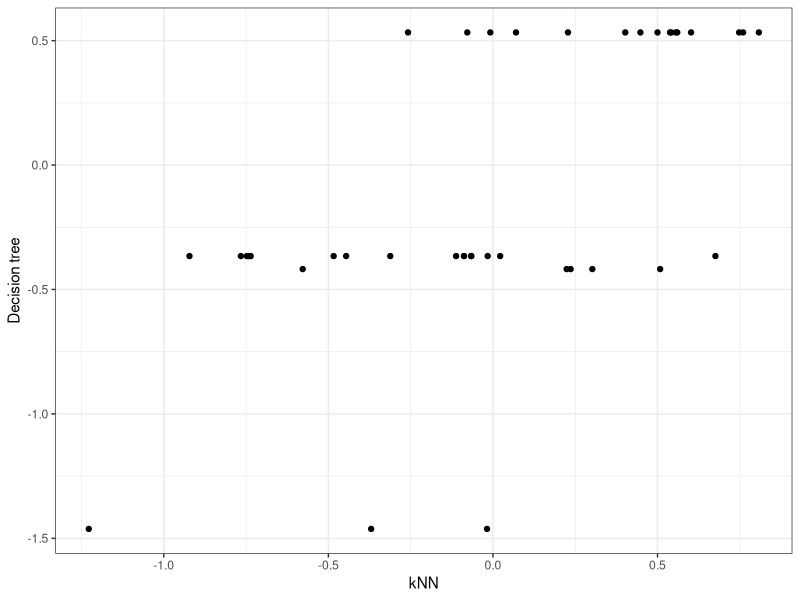
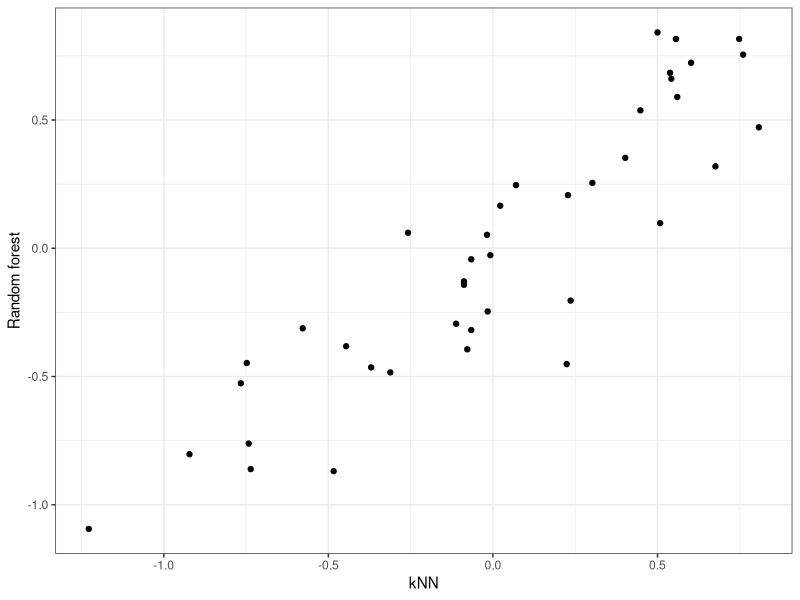
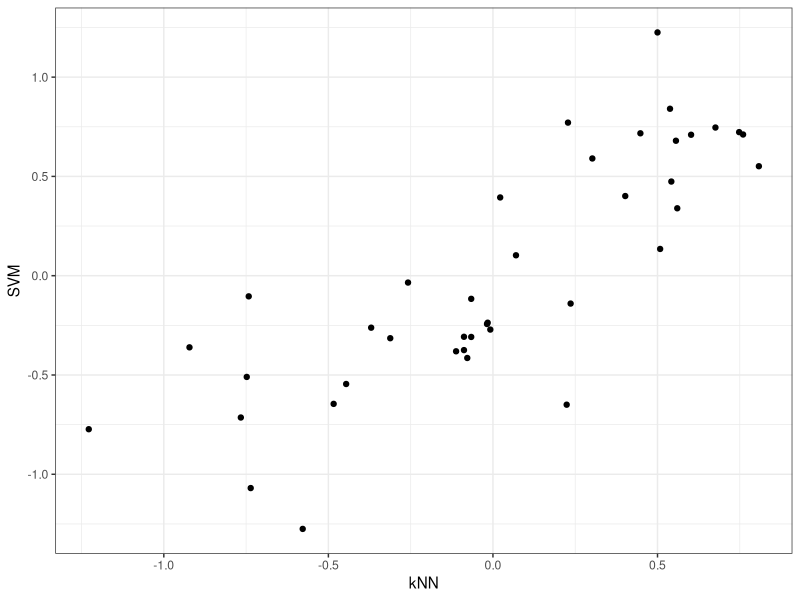
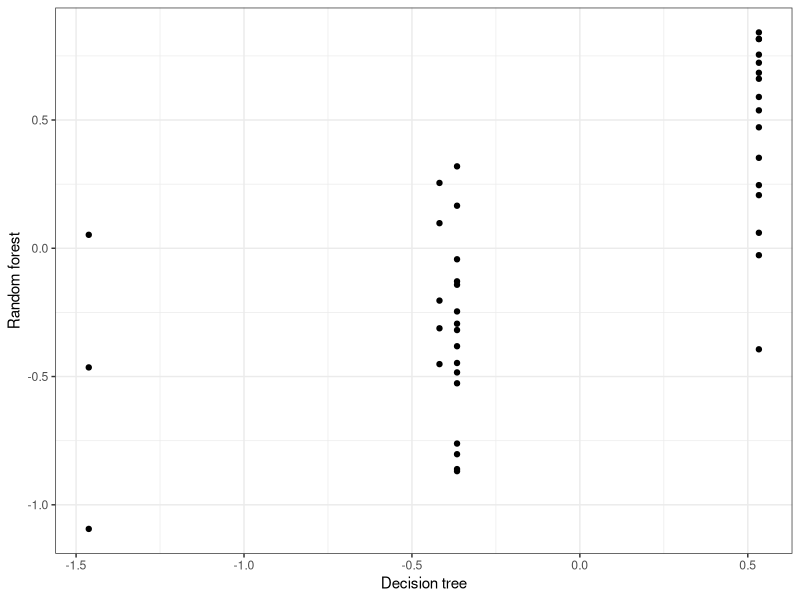
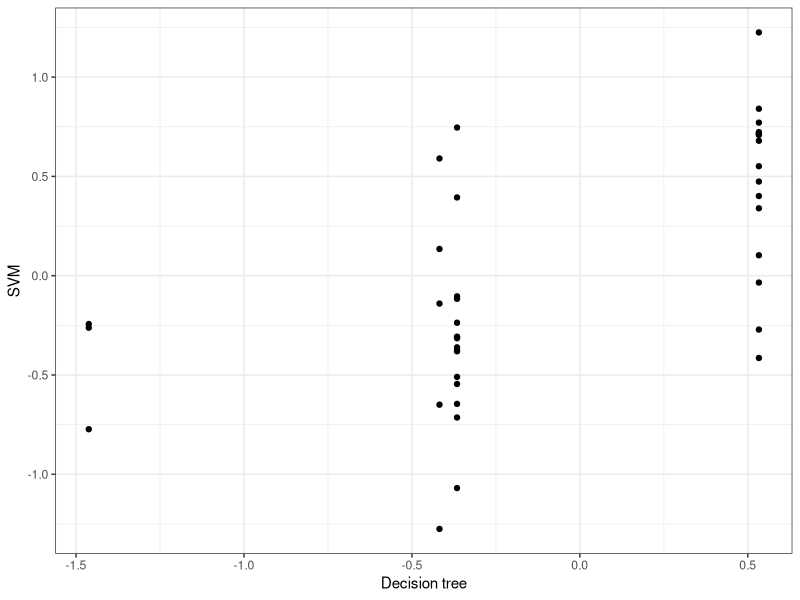
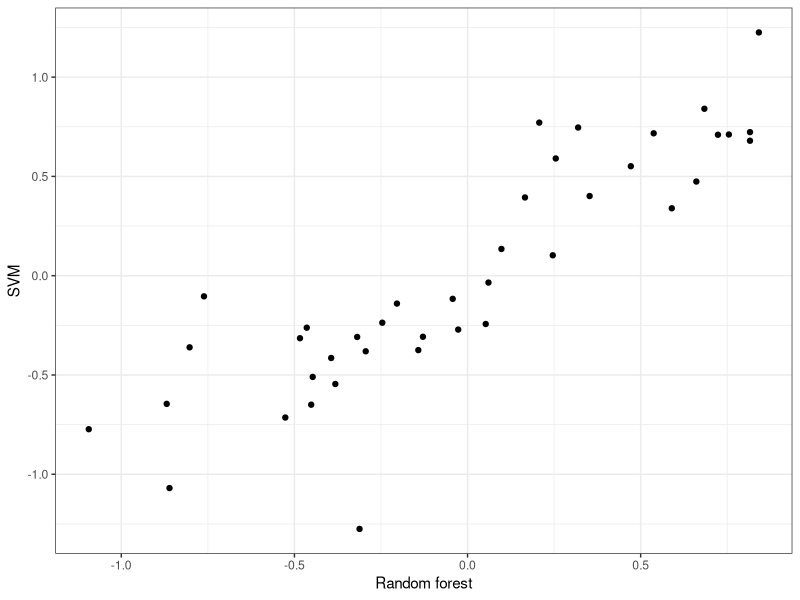

The R source for these figures, in order: (Note: this script raises an error after producing the figures.)
## ---- chunk 1
knitr::opts_chunk$set(echo = TRUE)
## ---- chunk 2
library(caret)

# Load BBB data
data(BloodBrain)

# Split into training and test
set.seed(42)
trainIndex <- createDataPartition(y=logBBB, times=1, p=0.8, list=F)
descrTrain <- bbbDescr[trainIndex,]
concRatioTrain <- logBBB[trainIndex]
descrTest <- bbbDescr[-trainIndex,]
concRatioTest <- logBBB[-trainIndex]

# Preprocess training data
transformations <- preProcess(descrTrain,
                              method=c("corr", "nzv", "scale", "center"),
                              cutoff=0.75)
descrTrain <- predict(transformations, descrTrain)
## ---- chunk 3
# Set up seeds
set.seed(42)
seeds <- vector(mode = "list", length = 6)
for(i in 1:5) seeds[[i]] <- sample.int(1000, 9)
seeds[[6]] <- sample.int(1000,1)
trainctrl = trainControl(method="cv",
                        number = 5,
                        seeds=seeds)
## ---- chunk 4
svmRadialE1071 <- list(
  label = "Support Vector Machines with Radial Kernel - e1071",
  library = "e1071",
  type = c("Regression", "Classification"),
  parameters = data.frame(parameter="cost",
                          class="numeric",
                          label="Cost"),
  grid = function (x, y, len = NULL, search = "grid") 
    {
      if (search == "grid") {
        out <- expand.grid(cost = 2^((1:len) - 3))
      }
      else {
        out <- data.frame(cost = 2^runif(len, min = -5, max = 10))
      }
      out
    },
  loop=NULL,
  fit=function (x, y, wts, param, lev, last, classProbs, ...) 
    {
      if (any(names(list(...)) == "probability") | is.numeric(y)) {
        out <- e1071::svm(x = as.matrix(x), y = y, kernel = "radial", 
                          cost = param$cost, ...)
      }
      else {
        out <- e1071::svm(x = as.matrix(x), y = y, kernel = "radial", 
                          cost = param$cost, probability = classProbs, ...)
      }
      out
    },
  predict = function (modelFit, newdata, submodels = NULL) 
    {
      predict(modelFit, newdata)
    },
  prob = function (modelFit, newdata, submodels = NULL) 
    {
      out <- predict(modelFit, newdata, probability = TRUE)
      attr(out, "probabilities")
    },
  predictors = function (x, ...) 
    {
      out <- if (!is.null(x$terms)) 
        predictors.terms(x$terms)
      else x$xNames
      if (is.null(out)) 
        out <- names(attr(x, "scaling")$x.scale$`scaled:center`)
      if (is.null(out)) 
        out <- NA
      out
    },
  tags = c("Kernel Methods", "Support Vector Machines", "Regression", "Classifier", "Robust Methods"),
  levels = function(x) x$levels,
  sort = function(x)
  {
    x[order(x$cost), ]
  }
)
## ---- chunk 5
knnTune <- train(descrTrain,
                 concRatioTrain,
                 method='knn',
                 tuneLength = 9,
                 trControl = trainctrl)
knnTune
dtTune <- train(descrTrain,
                 concRatioTrain,
                 method='rpart',
                 tuneLength = 9,
                 trControl = trainctrl)
dtTune
rfTune <- train(descrTrain,
                 concRatioTrain,
                 method='rf',
                 tuneLength = 9,
                 trControl = trainctrl)
rfTune
svmTune <- train(descrTrain,
                 concRatioTrain,
                 method=svmRadialE1071,
                 tuneLength = 9,
                 trControl = trainctrl)
svmTune
## ---- chunk 6
descrTest <- predict(transformations, descrTest)
test_pred_knn <- predict(knnTune, descrTest)
test_pred_dtree <- predict(dtTune, descrTest)
test_pred_rf <- predict(rfTune, descrTest)
test_pred_svm <- predict(svmTune, descrTest)
## ---- chunk 7
qplot(test_pred_knn, test_pred_dtree) + xlab("kNN") + ylab("Decision tree") + theme_bw()
cor(test_pred_knn, test_pred_dtree)
qplot(test_pred_knn, test_pred_rf) + xlab("kNN") + ylab("Random forest") + theme_bw()
cor(test_pred_knn, test_pred_rf)
qplot(test_pred_knn, test_pred_svm) + xlab("kNN") + ylab("SVM") + theme_bw()
cor(test_pred_knn, test_pred_svm)
qplot(test_pred_dtree, test_pred_rf) + xlab("Decision tree") + ylab("Random forest") + theme_bw()
cor(test_pred_dtree, test_pred_rf)
qplot(test_pred_dtree, test_pred_svm) + xlab("Decision tree") + ylab("SVM") + theme_bw()
cor(test_pred_dtree, test_pred_svm)
qplot(test_pred_rf, test_pred_svm) + xlab("Random forest") + ylab("SVM") + theme_bw()
cor(test_pred_rf, test_pred_svm)
## ---- chunk 8
# Load data
data(segmentationData)
segClass <- segmentationData$Class
segData <- segmentationData[,4:59]

# Split into training and test
set.seed(42)
trainIndex <- createDataPartition(y=segClass, times=1, p=0.5, list=F)
segDataTrain <- segData[trainIndex,]
segDataTest <- segData[-trainIndex,]
segClassTrain <- segClass[trainIndex]
segClassTest <- segClass[-trainIndex]

# Set up cross-validation
set.seed(42)
seeds <- vector(mode = "list", length = 6)
for(i in 1:5) seeds[[i]] <- sample.int(1000, 243)
seeds[[6]] <- sample.int(1000,1)
cvCtrl <- trainControl(method = "cv", 
#                       repeats = 5,
                       number = 5,
                       summaryFunction = twoClassSummary,
                       classProbs = TRUE,
                       seeds=seeds)
## ---- chunk 9

library(doParallel)
cl <- makePSOCKcluster(5)
registerDoParallel(cl)

svmLinearTune <- train(x = segDataTrain,
                   y = segClassTrain,
                   method = 'svmLinear',
                   tuneLength = 9,
                   preProc = c("nzv", "corr", "scale", "center"),
                   metric = "ROC",
                   trControl = cvCtrl)

svmPolyTune <- train(x = segDataTrain,
                   y = segClassTrain,
                   method = 'svmPoly',
                   tuneLength = 9,
                   preProc = c("nzv", "corr", "scale", "center"),
                   metric = "ROC",
                   trControl = cvCtrl)

svmRadialTune <- train(x = segDataTrain,
                   y = segClassTrain,
                   method = 'svmRadial',
                   tuneLength = 9,
                   preProc = c("nzv", "corr", "scale", "center"),
                   metric = "ROC",
                   trControl = cvCtrl)

## When you are done:
stopCluster(cl)

resamps <- resamples(list(svmLinear = svmLinearTune, svmPoly = svmPolyTune, svmRadial = svmRadialTune))
summary(resamps)
resamps.df = as.data.frame(resamps)
resamps.df.melt = reshape2::melt(resamps.df,id_vars=c('Resample'))
ggplot(resamps.df.melt,aes(x=variable,y=value,color=variable))+geom_boxplot()
ggplot(resamps.df.melt,aes(x=value,y=..density..,color=variable))+geom_density()

## ---- chunk 10
cl <- makePSOCKcluster(5)
registerDoParallel(cl)

knnTune <- train(x = segDataTrain,
                   y = segClassTrain,
                   method = 'knn',
                   tuneLength = 9,
                   preProc = c("nzv", "corr", "scale", "center"),
                   metric = "ROC",
                   trControl = cvCtrl)

dtTune <- train(x = segDataTrain,
                   y = segClassTrain,
                   method = 'rpart',
                   tuneLength = 9,
                   preProc = c("nzv", "corr", "scale", "center"),
                   metric = "ROC",
                   trControl = cvCtrl)

rfTune <- train(x = segDataTrain,
                   y = segClassTrain,
                   method = 'rf',
                   tuneLength = 9,
                   preProc = c("nzv", "corr", "scale", "center"),
                   metric = "ROC",
                   trControl = cvCtrl)

test_pred_knn <- predict(knnTune, segDataTest)
confusionMatrix(test_pred_knn, segClassTest)
test_pred_dtree <- predict(dtTune, segDataTest)
confusionMatrix(test_pred_dtree, segClassTest)
test_pred_rf <- predict(rfTune, segDataTest)
confusionMatrix(test_pred_rf, segClassTest)
test_pred_svm <- predict(svmRadialTune, segDataTest)
confusionMatrix(test_pred_svm, segClassTest)
confusionMatrix(test_pred_rf, test_pred_svm)

stopCluster(cl)
## ---- chunk 11
ps_knn = which(test_pred_knn=='PS')
ps_dtree = which(test_pred_dtree=='PS')
ps_rf = which(test_pred_rf=='PS')
ps_svm = which(test_pred_svm=='PS')

ws_knn = which(test_pred_knn=='WS')
ws_dtree = which(test_pred_dtree=='WS')
ws_rf = which(test_pred_rf=='WS')
ws_svm = which(test_pred_svm=='WS')

library(UpSetR)
upset(fromList(list('kNN'=ps_knn,'dtree'=ps_dtree,'rf'=ps_rf,'svm'=ps_svm)))
upset(fromList(list('kNN'=ws_knn,'dtree'=ws_dtree,'rf'=ws_rf,'svm'=ws_svm)))
